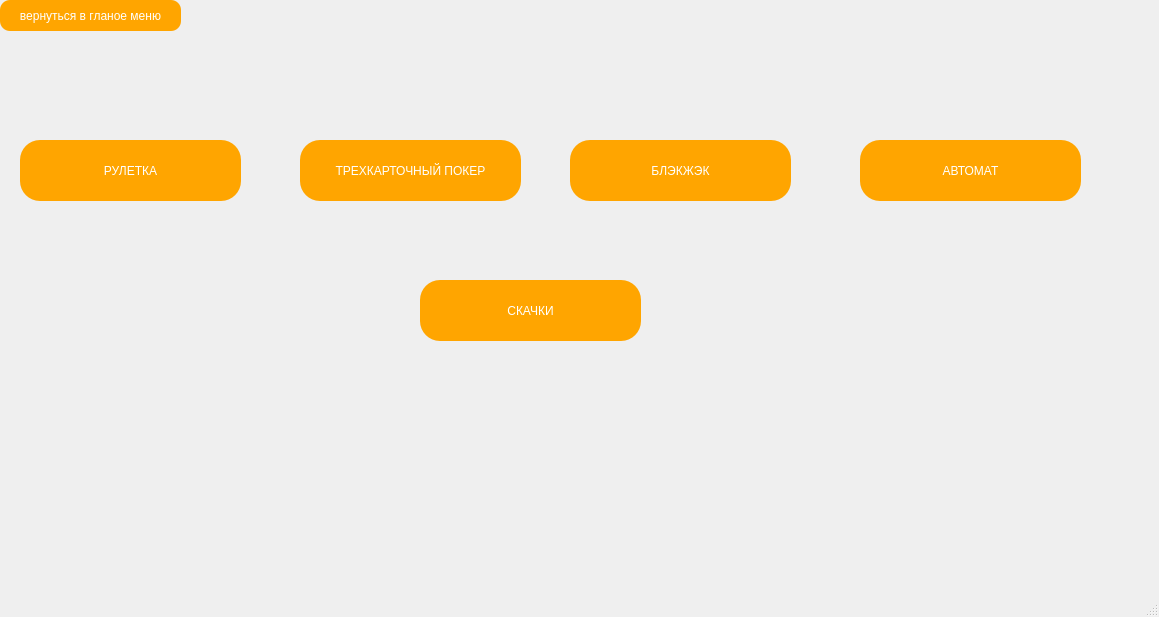
<?xml version="1.0" encoding="UTF-8"?>
<ui version="4.0">
 <class>MainWindowGAME1</class>
 <widget class="QMainWindow" name="MainWindowGAME1">
  <property name="geometry">
   <rect>
    <x>0</x>
    <y>0</y>
    <width>1159</width>
    <height>617</height>
   </rect>
  </property>
  <property name="windowTitle">
   <string>MainWindow</string>
  </property>
  <property name="styleSheet">
   <string notr="true">QMainWindow
{
	background-image: url(:/resource/resource/3212da26973781.5635e97d9ff95.jpg);
	background-posion: center;
	background-size: auto;
}</string>
  </property>
  <widget class="QWidget" name="centralwidget">
   <widget class="QPushButton" name="pushButton">
    <property name="geometry">
     <rect>
      <x>0</x>
      <y>0</y>
      <width>181</width>
      <height>31</height>
     </rect>
    </property>
    <property name="styleSheet">
     <string notr="true">QPushButton
{
border:none;
color:white;
background-color:orange;
font: 600 10.5pt &quot;Liberation Serif&quot;;
position: absolute;
border-radius:10px;
}
QPushButton:Hover
{
    background-color:rgb(255,145,0);
	border-radius:10px;
	
}
QPushButton:pressed
{
	background-color:rgb(0,12,0);
	color:rgb(0,255,0);
	border-radius:10px;
}</string>
    </property>
    <property name="text">
     <string>вернуться в гланое меню</string>
    </property>
   </widget>
   <widget class="QPushButton" name="pushButton_2">
    <property name="geometry">
     <rect>
      <x>20</x>
      <y>140</y>
      <width>221</width>
      <height>61</height>
     </rect>
    </property>
    <property name="layoutDirection">
     <enum>Qt::LeftToRight</enum>
    </property>
    <property name="autoFillBackground">
     <bool>false</bool>
    </property>
    <property name="styleSheet">
     <string notr="true">QPushButton
{
border:none;
color:white;
background-color:orange;
font: 600 24pt &quot;Liberation Serif&quot;;
position: absolute;
border-radius: 20px;
}
QPushButton:Hover
{
    background-color:rgb(255,145,0);
	border-radius:20px;
}
QPushButton:pressed
{
	background-color:rgb(0,12,0);
	color:rgb(0,255,0);
	border-radius: 20px;


}

</string>
    </property>
    <property name="text">
     <string>РУЛЕТКА</string>
    </property>
   </widget>
   <widget class="QPushButton" name="pushButton_3">
    <property name="geometry">
     <rect>
      <x>300</x>
      <y>140</y>
      <width>221</width>
      <height>61</height>
     </rect>
    </property>
    <property name="layoutDirection">
     <enum>Qt::LeftToRight</enum>
    </property>
    <property name="autoFillBackground">
     <bool>false</bool>
    </property>
    <property name="styleSheet">
     <string notr="true">QPushButton
{
border:none;
color:white;
background-color:orange;
font: 600 12pt &quot;Liberation Serif&quot;;
position: absolute;
border-radius: 20px;
}
QPushButton:Hover
{
    background-color:rgb(255,145,0);
	border-radius:20px;
}
QPushButton:pressed
{
	background-color:rgb(0,12,0);
	color:rgb(0,255,0);
	border-radius: 20px;


}

</string>
    </property>
    <property name="text">
     <string>ТРЕХКАРТОЧНЫЙ ПОКЕР</string>
    </property>
   </widget>
   <widget class="QPushButton" name="pushButton_4">
    <property name="geometry">
     <rect>
      <x>570</x>
      <y>140</y>
      <width>221</width>
      <height>61</height>
     </rect>
    </property>
    <property name="layoutDirection">
     <enum>Qt::LeftToRight</enum>
    </property>
    <property name="autoFillBackground">
     <bool>false</bool>
    </property>
    <property name="styleSheet">
     <string notr="true">QPushButton
{
border:none;
color:white;
background-color:orange;
font: 600 24pt &quot;Liberation Serif&quot;;
position: absolute;
border-radius: 20px;
}
QPushButton:Hover
{
    background-color:rgb(255,145,0);
	border-radius:20px;
}
QPushButton:pressed
{
	background-color:rgb(0,12,0);
	color:rgb(0,255,0);
	border-radius: 20px;


}

</string>
    </property>
    <property name="text">
     <string>БЛЭКЖЭК</string>
    </property>
   </widget>
   <widget class="QPushButton" name="pushButton_5">
    <property name="geometry">
     <rect>
      <x>860</x>
      <y>140</y>
      <width>221</width>
      <height>61</height>
     </rect>
    </property>
    <property name="layoutDirection">
     <enum>Qt::LeftToRight</enum>
    </property>
    <property name="autoFillBackground">
     <bool>false</bool>
    </property>
    <property name="styleSheet">
     <string notr="true">QPushButton
{
border:none;
color:white;
background-color:orange;
font: 600 24pt &quot;Liberation Serif&quot;;
position: absolute;
border-radius: 20px;
}
QPushButton:Hover
{
    background-color:rgb(255,145,0);
	border-radius:20px;
}
QPushButton:pressed
{
	background-color:rgb(0,12,0);
	color:rgb(0,255,0);
	border-radius: 20px;


}

</string>
    </property>
    <property name="text">
     <string>АВТОМАТ</string>
    </property>
   </widget>
   <widget class="QPushButton" name="pushButton_6">
    <property name="geometry">
     <rect>
      <x>420</x>
      <y>280</y>
      <width>221</width>
      <height>61</height>
     </rect>
    </property>
    <property name="layoutDirection">
     <enum>Qt::LeftToRight</enum>
    </property>
    <property name="autoFillBackground">
     <bool>false</bool>
    </property>
    <property name="styleSheet">
     <string notr="true">QPushButton
{
border:none;
color:white;
background-color:orange;
font: 600 24pt &quot;Liberation Serif&quot;;
position: absolute;
border-radius: 20px;
}
QPushButton:Hover
{
    background-color:rgb(255,145,0);
	border-radius:20px;
}
QPushButton:pressed
{
	background-color:rgb(0,12,0);
	color:rgb(0,255,0);
	border-radius: 20px;


}

</string>
    </property>
    <property name="text">
     <string>СКАЧКИ</string>
    </property>
   </widget>
  </widget>
  <widget class="QMenuBar" name="menubar">
   <property name="geometry">
    <rect>
     <x>0</x>
     <y>0</y>
     <width>1159</width>
     <height>21</height>
    </rect>
   </property>
  </widget>
  <widget class="QStatusBar" name="statusbar"/>
 </widget>
 <resources/>
 <connections/>
</ui>
